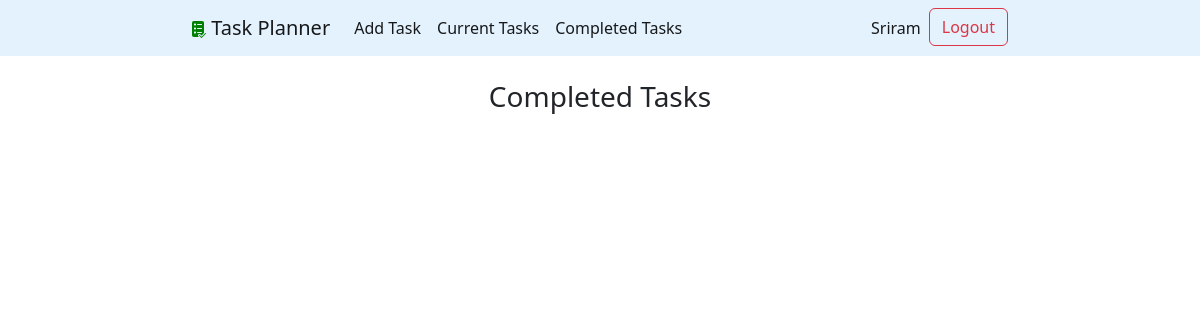
The page /completed/ (signed in) on the database as committed earlier.
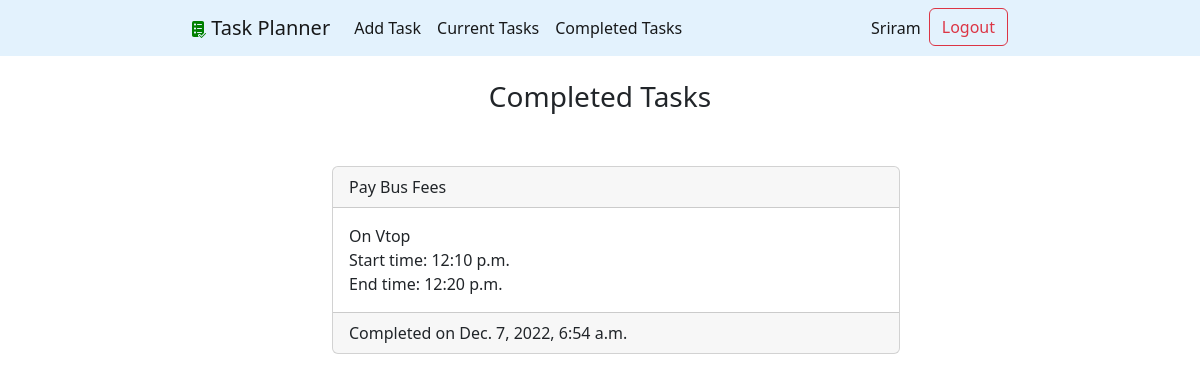
The same page on the database as committed later.
### taskplanner/models.py (models this page shows, shortened)
class Task(models.Model):
    title = models.CharField(max_length=100)
    description = models.TextField(blank=True)
    created = models.DateField(auto_now_add=True)
    start_time = models.CharField(max_length=100,null=True,blank=True)
    end_time = models.CharField(max_length=100,null=True,blank=True)
    time_req = models.CharField(max_length=100,null=True,blank=True)
    completed = models.BooleanField(null=True,blank=True)
    completed_date = models.DateTimeField(null=True,blank=True)
    user = models.ForeignKey(User, on_delete=models.CASCADE)

### taskplanner/views.py (the view)
# urls.py: path('completed/', views.viewcompletedtasks, name='viewcompletedtasks'),
@login_required
def viewcompletedtasks(request):
    try:
        tasks = Task.objects.filter(user = request.user, completed_date__isnull=False).order_by('-completed_date')
        return render(request, 'taskplanner/completedtasks.html', {'tasks':tasks})
    except TypeError:
        return render(request, 'taskplanner/home.html')

### taskplanner/templates/taskplanner/completedtasks.html (shortened to what this page needs)
{% extends 'taskplanner/base.html'%}
{% block content %}
<br>
    <h3>Completed Tasks</h3>
    <ul class="tasks">
        {% for task in tasks %}
        <li><div class="card">
            <div class="card-header">{{task.title}}</div>
            <div class="card-body">
            {% if task.description %}
                {{task.description}}
            {% endif %}
            <div class="start_time">
                Start time: {{task.start_time}}
            </div>
            <div class="end_time">
                End time: {{task.end_time}}
            </div>
            </div>
            <div class="card-footer">
                Completed on {{task.completed_date}}
            </div>
        </div></li>
        {% endfor %}
    </ul>
{% endblock %}

Rows that differ between the two databases and show on the page:
added Task: title "Pay Bus Fees", description "On Vtop", start_time "12:10 p.m.", end_time "12:20 p.m.", completed_date "Dec. 7, 2022, 6:54 a.m."
